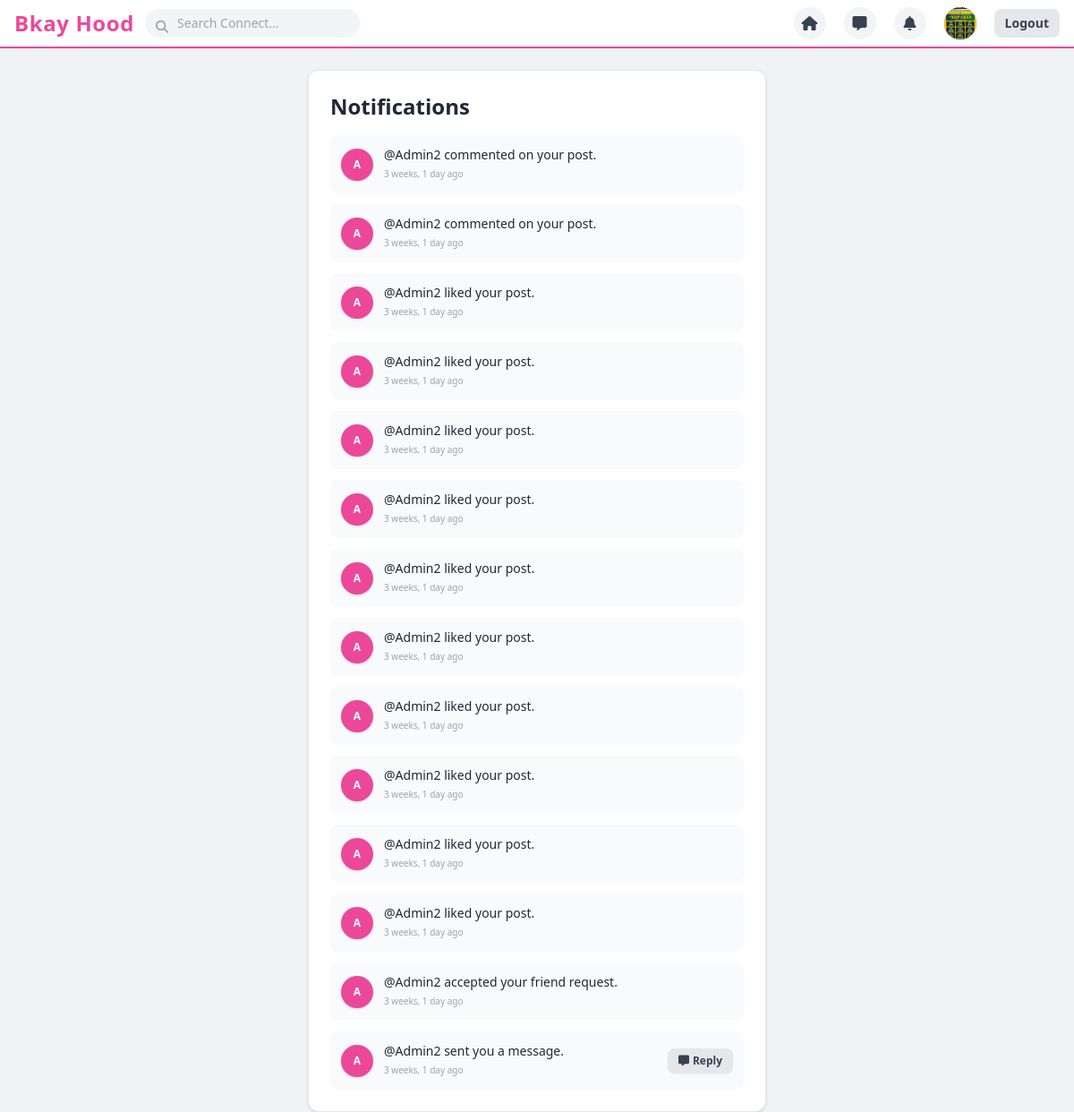
The app's page /notifications/ (signed in) with its own data.
### accounts/models.py (models this page shows, shortened)
class Profile(models.Model):
    user = models.OneToOneField(User, on_delete=models.CASCADE, related_name='profile')
    avatar = models.ImageField(upload_to='avatars/', default='avatars/default.png', blank=True)
    bio = models.TextField(max_length=500, blank=True)
    location = models.CharField(max_length=100, default='Berekum')
    community = models.CharField(max_length=100, blank=True, null=True, default='Berekum Central')
    last_seen = models.DateTimeField(default=timezone.now)

class Notification(models.Model):
    recipient = models.ForeignKey(User, on_delete=models.CASCADE, related_name='notifications')
    sender = models.ForeignKey(User, on_delete=models.CASCADE, related_name='sent_notifications')
    notification_type = models.CharField(max_length=30)
    text = models.CharField(max_length=255)
    is_read = models.BooleanField(default=False)
    created_at = models.DateTimeField(auto_now_add=True)
    class Meta:
        ordering = ['-created_at']

### accounts/views.py (the view)
# urls.py: path('notifications/', views.notifications_view, name='notifications'),
@login_required
def notifications_view(request):
    notifs = request.user.notifications.all()
    notifs.update(is_read=True)
    return render(request, 'accounts/notifications.html', {'notifications': notifs})

### accounts/context_processors.py (called while the page is built)
def unread_counts(request):
    if request.user.is_authenticated:
        unread_notifications = Notification.objects.filter(recipient=request.user, is_read=False).count()
        unread_messages = Message.objects.filter(receiver=request.user, is_read=False).count()
        return {
            'unread_notifications_count': unread_notifications,
            'unread_messages_count': unread_messages,
        }
    return {
        'unread_notifications_count': 0,
        'unread_messages_count': 0,
    }

### accounts/templates/accounts/notifications.html
{% extends 'accounts/base.html' %}
{% block content %}
<div class="bg-white p-6 rounded-xl shadow border max-w-lg mx-auto">
  <h2 class="text-2xl font-bold text-gray-800 mb-4">Notifications</h2>
  <div class="space-y-3">
    {% for n in notifications %}
      <div class="p-3 rounded-lg text-sm flex justify-between items-center {% if not n.is_read %}bg-pink-50 border-l-4 border-brandPink{% else %}bg-gray-50{% endif %}">
        <div class="flex items-center space-x-3">
          <div class="w-9 h-9 rounded-full bg-brandPink text-white font-bold flex items-center justify-center text-xs shrink-0 shadow">
            {{ n.sender.username.0|upper }}
          </div>
          <div>
            <p class="text-gray-800">{{ n.text }}</p>
            <span class="text-[10px] text-gray-400">{{ n.created_at|timesince }} ago</span>
          </div>
        </div>
        <div class="shrink-0 ml-2">
          {% if n.notification_type == 'friend_request' %}
            <a href="{% url 'profile' n.sender.username %}" class="bg-brandPink hover:bg-brandPinkHover text-white text-xs font-bold px-3 py-1.5 rounded-lg transition shadow-sm">
              View Profile
            </a>
          {% elif n.notification_type == 'message' %}
            <a href="{% url 'chat' n.sender.username %}" class="bg-gray-200 hover:bg-gray-300 text-gray-700 text-xs font-bold px-3 py-1.5 rounded-lg transition shadow-sm flex items-center space-x-1">
              <i class="fa-solid fa-message"></i>
              <span>Reply</span>
            </a>
          {% endif %}
        </div>
      </div>
    {% empty %}
      <p class="text-gray-400 text-center py-4">No notifications yet.</p>
    {% endfor %}
  </div>
</div>
{% endblock %}

### accounts/templates/accounts/base.html (shortened to what this page needs)
{% load static %}
<!DOCTYPE html>
<html lang="en">
<head>
  <script src="https://cdn.tailwindcss.com"></script>
  <link rel="stylesheet" href="https://cdnjs.cloudflare.com/ajax/libs/font-awesome/6.4.0/css/all.min.css">
</head>
<body class="bg-fbBg font-sans text-gray-900 min-h-screen flex flex-col">
  <nav class="bg-white border-b-2 border-brandPink sticky top-0 z-50 shadow-sm px-4 py-2 flex justify-between items-center">
    <div class="flex items-center space-x-3">
      <a href="{% url 'home' %}" class="text-2xl font-extrabold text-brandPink tracking-wide">Bkay Hood</a>
      <form method="GET" action="{% url 'search' %}" class="relative hidden sm:block">
        <input type="text" name="q" placeholder="Search Connect..." class="bg-gray-100 rounded-full pl-9 pr-4 py-1.5 text-sm focus:outline-none focus:ring-2 focus:ring-fbBlue w-60">
        <button type="submit" class="absolute left-3 top-2.5 text-gray-400 text-sm bg-transparent border-none cursor-pointer">
          <i class="fa-solid fa-magnifying-glass"></i>
        </button>
      </form>
    </div>
    {% if user.is_authenticated %}
    <div class="flex items-center space-x-5">
      <a href="{% url 'home' %}" class="w-9 h-9 rounded-full bg-gray-100 hover:bg-gray-200 flex items-center justify-center text-gray-700 transition" title="Home"><i class="fa-solid fa-house"></i></a>
      <a href="{% url 'inbox' %}" class="relative w-9 h-9 rounded-full bg-gray-100 hover:bg-gray-200 flex items-center justify-center text-gray-700 transition" title="Messages">
        <i class="fa-solid fa-message"></i>
      </a>
      <a href="{% url 'notifications' %}" class="relative w-9 h-9 rounded-full bg-gray-100 hover:bg-gray-200 flex items-center justify-center text-gray-700 transition" title="Notifications">
        <i class="fa-solid fa-bell"></i>
      </a>
      <a href="{% url 'profile' user.username %}" class="w-9 h-9 rounded-full bg-brandPink text-white font-bold flex items-center justify-center text-sm shadow overflow-hidden" title="Profile">
        {% if user.profile.avatar and user.profile.avatar.name != 'avatars/default.png' %}
            <img src="{{ user.profile.avatar.url }}" class="w-full h-full object-cover">
        {% else %}
            {{ user.username|slice:":1"|upper }}
        {% endif %}
      </a>
      <a href="{% url 'logout' %}" class="bg-gray-200 hover:bg-gray-300 text-gray-700 px-3 py-1.5 rounded-lg text-sm font-semibold transition">Logout</a>
    </div>
    {% endif %}
  </nav>
  <main class="max-w-2xl mx-auto w-full mt-6 px-4 flex-grow">
    {% block content %}{% endblock %}
  </main>
</body>
</html>

### records on screen
Notification: sender.username.0 "A", text "@Admin2 commented on your post.", created_at "3 weeks, 1 day"
Notification: sender.username.0 "A", text "@Admin2 commented on your post.", created_at "3 weeks, 1 day"
Notification: sender.username.0 "A", text "@Admin2 liked your post.", created_at "3 weeks, 1 day"
Notification: sender.username.0 "A", text "@Admin2 liked your post.", created_at "3 weeks, 1 day"
Notification: sender.username.0 "A", text "@Admin2 liked your post.", created_at "3 weeks, 1 day"
Notification: sender.username.0 "A", text "@Admin2 liked your post.", created_at "3 weeks, 1 day"
Notification: sender.username.0 "A", text "@Admin2 liked your post.", created_at "3 weeks, 1 day"
Notification: sender.username.0 "A", text "@Admin2 liked your post.", created_at "3 weeks, 1 day"
Notification: sender.username.0 "A", text "@Admin2 liked your post.", created_at "3 weeks, 1 day"
Notification: sender.username.0 "A", text "@Admin2 liked your post.", created_at "3 weeks, 1 day"
Notification: sender.username.0 "A", text "@Admin2 liked your post.", created_at "3 weeks, 1 day"
Notification: sender.username.0 "A", text "@Admin2 liked your post.", created_at "3 weeks, 1 day"
Notification: sender.username.0 "A", text "@Admin2 accepted your friend request.", created_at "3 weeks, 1 day"
Notification: sender.username.0 "A", text "@Admin2 sent you a message.", created_at "3 weeks, 1 day", notification_type "message" (drawn)
